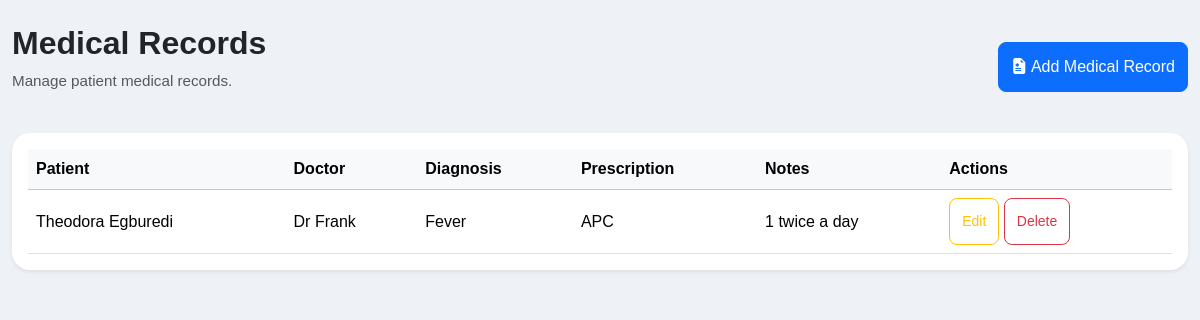
Screenshot of /medical-records with the database file from the repository.
### models.py (models this page shows, shortened)
class MedicalRecord(db.Model):
    __tablename__ = "medical_records"
    id = db.Column(db.Integer, primary_key=True)
    patient_id = db.Column(db.Integer, db.ForeignKey("patients.id"))
    doctor_id = db.Column(db.Integer, db.ForeignKey("doctors.id"))
    diagnosis = db.Column(db.String(200))
    prescription = db.Column(db.Text)
    notes = db.Column(db.Text)
    created_at = db.Column(db.DateTime, default=datetime.utcnow)
    patient = db.relationship("Patient")
    doctor = db.relationship("Doctor")

class Patient(db.Model):
    __tablename__ = "patients"
    id = db.Column(db.Integer, primary_key=True)
    first_name = db.Column(db.String(100), nullable=False)
    last_name = db.Column(db.String(100), nullable=False)
    gender = db.Column(db.String(20), nullable=False)
    age = db.Column(db.Integer)
    phone = db.Column(db.String(20))
    email = db.Column(db.String(120))
    diagnosis = db.Column(db.String(200))
    created_at = db.Column(db.DateTime, default=datetime.utcnow)

class Doctor(db.Model):
    __tablename__ = "doctors"
    id = db.Column(db.Integer, primary_key=True)
    name = db.Column(db.String(100), nullable=False)
    department = db.Column(db.String(100))
    specialization = db.Column(db.String(100))
    phone = db.Column(db.String(20))
    email = db.Column(db.String(100))
    created_at = db.Column(db.DateTime, default=datetime.utcnow)

### routes/medical_routes.py (the view)
@medical_bp.route("/medical-records")
def records():
    records = MedicalRecord.query.order_by(MedicalRecord.id.desc()).all()
    return render_template("medical_records.html", records=records)

### templates/medical_records.html
{% extends "base.html" %}
{% block content %}
<div class="container-fluid">
    <div class="d-flex justify-content-between align-items-center mt-4 mb-4">
        <div>
            <h2>Medical Records</h2>
            <p class="text-muted">
                Manage patient medical records.
            </p>
        </div>
        <a href="{{ url_for('medical.add_record') }}" class="btn btn-primary">
            <i class="bi bi-file-earmark-medical-fill"></i>
            Add Medical Record
        </a>
    </div>
    <div class="card shadow-sm">
        <div class="card-body">
            <table class="table table-hover align-middle">
                <thead class="table-light">
                    <tr>
                        <th>Patient</th>
                        <th>Doctor</th>
                        <th>Diagnosis</th>
                        <th>Prescription</th>
                        <th>Notes</th>
                        <th>Actions</th>
                    </tr>
                </thead>
                <tbody>
                {% if records %}
                    {% for record in records %}
                    <tr>
                        <td>
                            {{ record.patient.first_name }}
                            {{ record.patient.last_name }}
                        </td>
                        <td>
                            {{ record.doctor.name }}
                        </td>
                        <td>
                            {{ record.diagnosis }}
                        </td>
                        <td>
                            {{ record.prescription }}
                        </td>
                        <td>
                            {{ record.notes }}
                        </td>
                        <td>
                            <a href="{{ url_for('medical.edit_record', id=record.id) }}"
                               class="btn btn-sm btn-outline-warning">
                                Edit
                            </a>
                            <a href="{{ url_for('medical.delete_record', id=record.id) }}"
                               class="btn btn-sm btn-outline-danger"
                               onclick="return confirm('Delete this medical record?')">
                                Delete
                            </a>
                        </td>
                    </tr>
                    {% endfor %}
                {% else %}
                    <tr>
                        <td colspan="6" class="text-center text-muted">
                            No medical records found.
                        </td>
                    </tr>
                {% endif %}
                </tbody>
            </table>
        </div>
    </div>
</div>
{% endblock %}

### static/css/style.css (style rules this page uses)
body { background:#eef2f7; font-family:Arial,Helvetica,sans-serif; }
.card { border-radius:18px; }
.btn-primary { border-radius:10px; padding:12px; }
body { background:#eef2f7; }
.btn { padding:12px; border-radius:10px; }
.table { margin-bottom:0; }
.table th { font-weight:600; vertical-align:middle; }
.table td { vertical-align:middle; }
.btn { border-radius:8px; }
.card { border:none; box-shadow:0 8px 20px rgba(0,0,0,.08); }
h2 { font-weight:700; }
.text-muted { font-size:.95rem; }

### rows the page displays
MedicalRecord: patient.first_name "Theodora", patient.last_name "Egburedi", doctor.name "Dr Frank", diagnosis "Fever", prescription "APC", notes "1 twice a day"
